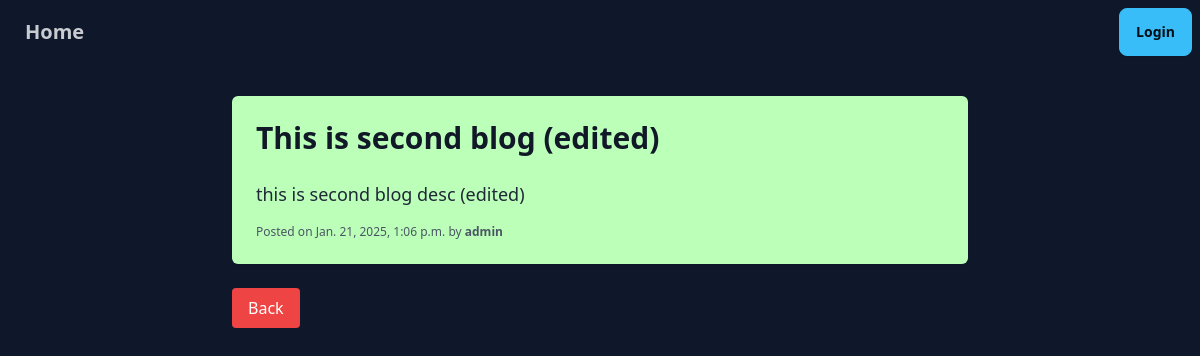
Screenshot of /DjangoBlog/blog/2/ with the database file from the repository.
### blog/models.py (models this page shows, shortened)
class Blogs(models.Model):
    user = models.ForeignKey(User, on_delete=models.CASCADE, null=True, blank=True)
    title = models.CharField(max_length=200)
    description = models.TextField()
    posted_on = models.DateTimeField(auto_now_add=True)

### blog/views.py (the view)
# urls.py: path('blog/<int:blog_id>/', views.view_blog, name='view_blog'),
def view_blog(request, blog_id):
    blog = get_object_or_404(Blogs, id=blog_id)
    context = {'blog': blog}
    return render(request, 'blog/view_blog.html', context)

### blog/templates/blog/view_blog.html (shortened to what this page needs)
{% extends 'blog/base.html' %}
{% block body %}
<div class="max-w-3xl mx-auto px-4 py-8">
  <div class="bg-[#BCFFB9] shadow-sm rounded-md p-6 mb-6">
    <h1 class="text-3xl text-gray-900 font-semibold mb-6">{{ blog.title }}</h1>
    <p class="text-lg text-gray-800 mb-4">{{ blog.description }}</p>
    <p class="text-xs text-gray-600">Posted on {{ blog.posted_on }} by <span class="font-bold">{{ blog.user }}</span></p>
  </div>
  <div class="mt-4">
    <button onclick="window.history.back()" class="bg-red-500 text-white py-2 px-4 rounded">Back</button>
  </div>
</div>
{% endblock %}

### rows the page displays
Blogs: title "This is second blog (edited)", description "this is second blog desc (edited)", posted_on "Jan. 21, 2025, 1:06 p.m.", user "admin"
